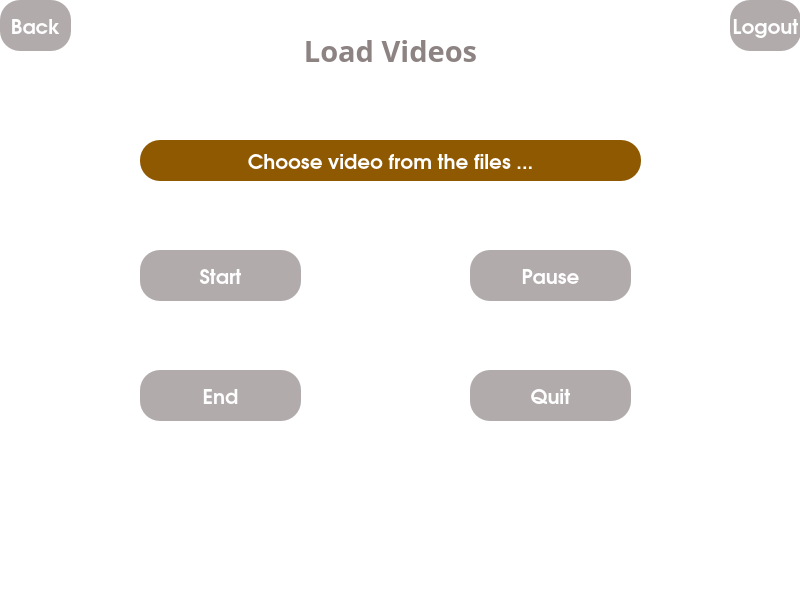
<?xml version="1.0" encoding="UTF-8"?>
<ui version="4.0">
 <class>MainWindow</class>
 <widget class="QMainWindow" name="MainWindow">
  <property name="geometry">
   <rect>
    <x>0</x>
    <y>0</y>
    <width>800</width>
    <height>600</height>
   </rect>
  </property>
  <property name="windowTitle">
   <string>MainWindow</string>
  </property>
  <property name="styleSheet">
   <string notr="true">background-color: rgb(255, 255, 255);</string>
  </property>
  <widget class="QWidget" name="centralwidget">
   <widget class="QLabel" name="label_2">
    <property name="geometry">
     <rect>
      <x>100</x>
      <y>20</y>
      <width>581</width>
      <height>61</height>
     </rect>
    </property>
    <property name="font">
     <font>
      <family>Tlwg Typo</family>
      <pointsize>22</pointsize>
      <weight>75</weight>
      <bold>true</bold>
     </font>
    </property>
    <property name="styleSheet">
     <string notr="true">background-color: rgb(255, 255, 255);
color: rgb(141, 131, 131);
</string>
    </property>
    <property name="text">
     <string>Load Videos</string>
    </property>
    <property name="alignment">
     <set>Qt::AlignCenter</set>
    </property>
   </widget>
   <widget class="QPushButton" name="file_open">
    <property name="geometry">
     <rect>
      <x>140</x>
      <y>140</y>
      <width>501</width>
      <height>41</height>
     </rect>
    </property>
    <property name="font">
     <font>
      <family>URW Gothic L</family>
      <pointsize>15</pointsize>
      <weight>75</weight>
      <bold>true</bold>
     </font>
    </property>
    <property name="styleSheet">
     <string notr="true">background-color: rgb(143, 89, 2);
color: rgb(255, 255, 255);
border-radius: 20px;</string>
    </property>
    <property name="text">
     <string>Choose video from the files ...</string>
    </property>
   </widget>
   <widget class="QPushButton" name="end">
    <property name="geometry">
     <rect>
      <x>140</x>
      <y>370</y>
      <width>161</width>
      <height>51</height>
     </rect>
    </property>
    <property name="font">
     <font>
      <family>URW Gothic L</family>
      <pointsize>15</pointsize>
      <weight>75</weight>
      <bold>true</bold>
     </font>
    </property>
    <property name="styleSheet">
     <string notr="true">background-color:rgb(178, 171, 171);
color: rgb(255, 255, 255);
border-radius: 20px;</string>
    </property>
    <property name="text">
     <string>End</string>
    </property>
   </widget>
   <widget class="QPushButton" name="pause">
    <property name="geometry">
     <rect>
      <x>470</x>
      <y>250</y>
      <width>161</width>
      <height>51</height>
     </rect>
    </property>
    <property name="font">
     <font>
      <family>URW Gothic L</family>
      <pointsize>15</pointsize>
      <weight>75</weight>
      <bold>true</bold>
     </font>
    </property>
    <property name="styleSheet">
     <string notr="true">background-color:rgb(178, 171, 171);
color: rgb(255, 255, 255);
border-radius: 20px;</string>
    </property>
    <property name="text">
     <string>Pause</string>
    </property>
   </widget>
   <widget class="QPushButton" name="quit">
    <property name="geometry">
     <rect>
      <x>470</x>
      <y>370</y>
      <width>161</width>
      <height>51</height>
     </rect>
    </property>
    <property name="font">
     <font>
      <family>URW Gothic L</family>
      <pointsize>15</pointsize>
      <weight>75</weight>
      <bold>true</bold>
     </font>
    </property>
    <property name="styleSheet">
     <string notr="true">background-color:rgb(178, 171, 171);
color: rgb(255, 255, 255);
border-radius: 20px;</string>
    </property>
    <property name="text">
     <string>Quit</string>
    </property>
   </widget>
   <widget class="QPushButton" name="start">
    <property name="geometry">
     <rect>
      <x>140</x>
      <y>250</y>
      <width>161</width>
      <height>51</height>
     </rect>
    </property>
    <property name="font">
     <font>
      <family>URW Gothic L</family>
      <pointsize>15</pointsize>
      <weight>75</weight>
      <bold>true</bold>
     </font>
    </property>
    <property name="styleSheet">
     <string notr="true">background-color:rgb(178, 171, 171);
color: rgb(255, 255, 255);
border-radius: 20px;</string>
    </property>
    <property name="text">
     <string>Start</string>
    </property>
   </widget>
   <widget class="QPushButton" name="back">
    <property name="geometry">
     <rect>
      <x>0</x>
      <y>0</y>
      <width>71</width>
      <height>51</height>
     </rect>
    </property>
    <property name="font">
     <font>
      <family>URW Gothic L</family>
      <pointsize>15</pointsize>
      <weight>75</weight>
      <bold>true</bold>
     </font>
    </property>
    <property name="styleSheet">
     <string notr="true">background-color:rgb(178, 171, 171);
color: rgb(255, 255, 255);
border-radius: 20px;</string>
    </property>
    <property name="text">
     <string>Back</string>
    </property>
   </widget>
   <widget class="QPushButton" name="logout">
    <property name="geometry">
     <rect>
      <x>730</x>
      <y>0</y>
      <width>71</width>
      <height>51</height>
     </rect>
    </property>
    <property name="font">
     <font>
      <family>URW Gothic L</family>
      <pointsize>15</pointsize>
      <weight>75</weight>
      <bold>true</bold>
     </font>
    </property>
    <property name="styleSheet">
     <string notr="true">background-color:rgb(178, 171, 171);
color: rgb(255, 255, 255);
border-radius: 20px;</string>
    </property>
    <property name="text">
     <string>Logout</string>
    </property>
   </widget>
  </widget>
  <widget class="QStatusBar" name="statusbar"/>
 </widget>
 <resources/>
 <connections/>
</ui>
